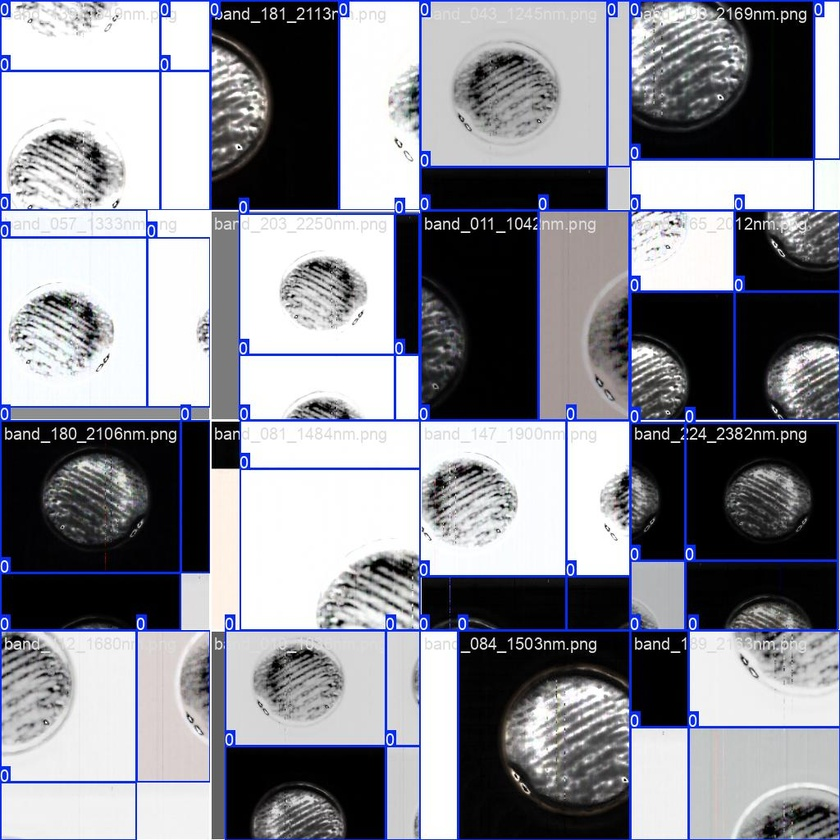
#> input picture yolo/runs/yolo12x_1/train_batch2.jpg, 840 x 840 px, shrunk from 1024 x 1024 before the run
$ python -i image_filters.py   (imports and definitions only)
#> lines starting #> are read from the running program, lines starting #| are printed output that depends on the picture
#> in enhance_pca_rgb, bgr is the input picture: shape (840, 840, 3); mean B, G, R 148.3, 139.7, 138.5
"""Image enhancement helpers for YOLO training inputs."""

from __future__ import annotations

from pathlib import Path

import cv2
import numpy as np


def apply_clahe_lab(bgr: np.ndarray, clip_limit: float = 2.0, tile_grid: int = 8) -> np.ndarray:
#> called with clip_limit = 2, tile_grid = 8
    lab = cv2.cvtColor(bgr, cv2.COLOR_BGR2LAB)
#> lab: shape (840, 840, 3); mean of channels 0, 1, 2 143.2, 130.5, 123.4
    l, a, b = cv2.split(lab)
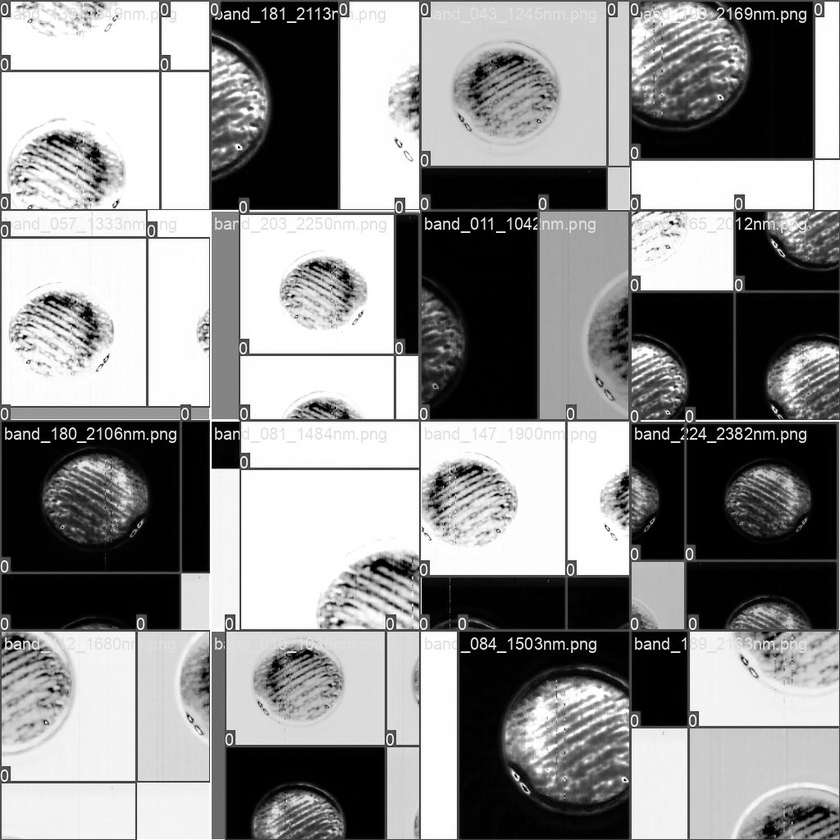
#> l: shape (840, 840); min 0, max 255, mean 143.2
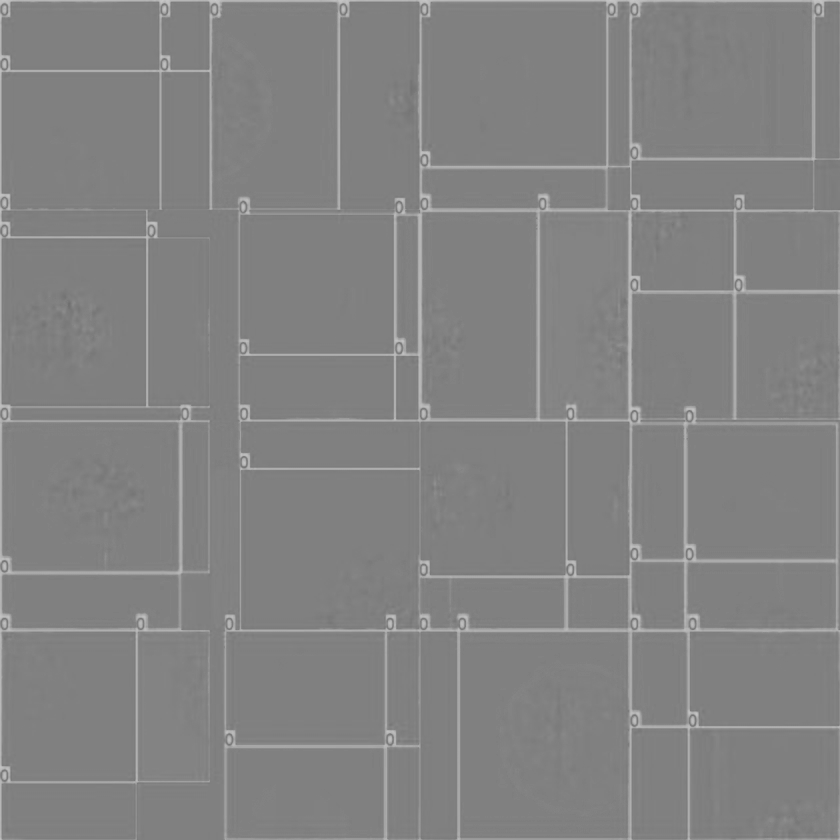
#> a: shape (840, 840); min 111, max 199, mean 130.5
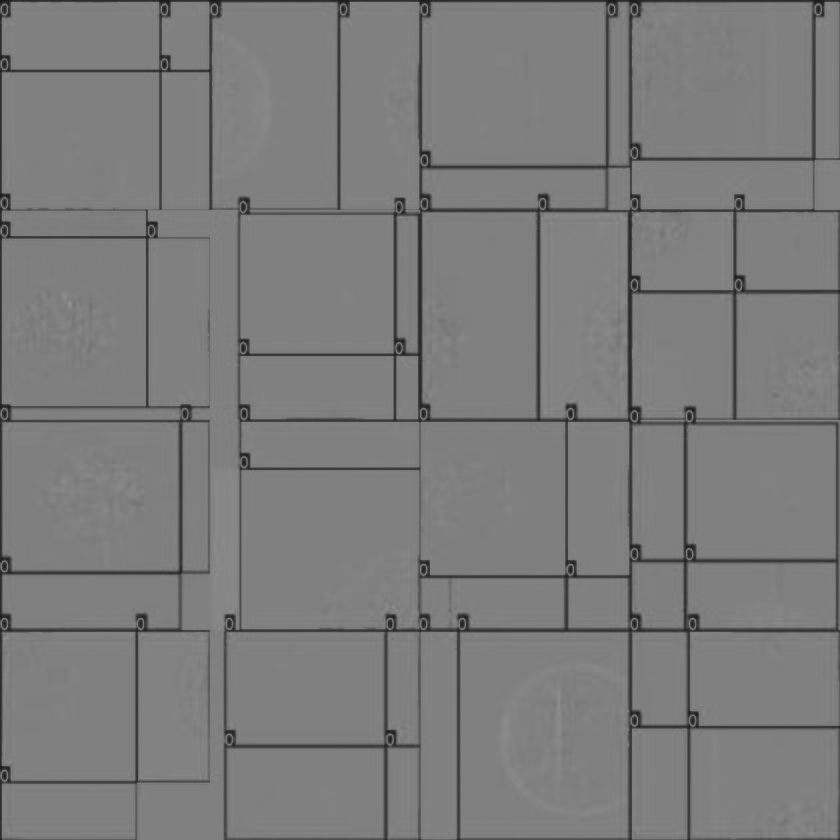
#> b: shape (840, 840); min 25, max 143, mean 123.4
    clahe = cv2.createCLAHE(clipLimit=clip_limit, tileGridSize=(tile_grid, tile_grid))
    l = clahe.apply(l)
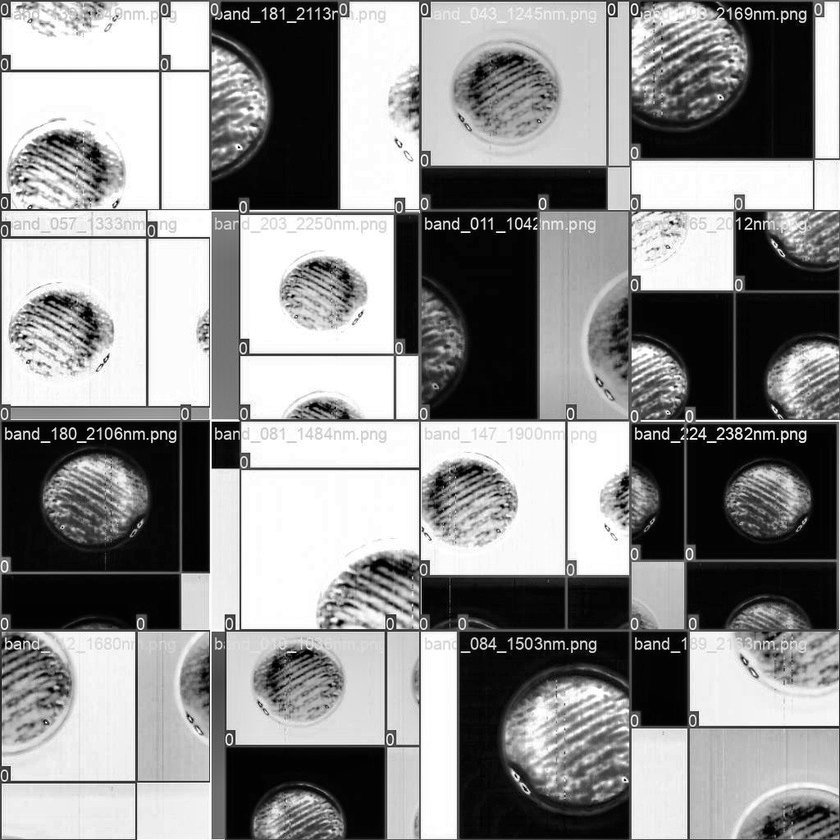
#> l: shape (840, 840); min 0, max 255, mean 142.2
    lab = cv2.merge([l, a, b])
#> lab: shape (840, 840, 3); mean of channels 0, 1, 2 142.2, 130.5, 123.4
    return cv2.cvtColor(lab, cv2.COLOR_LAB2BGR)
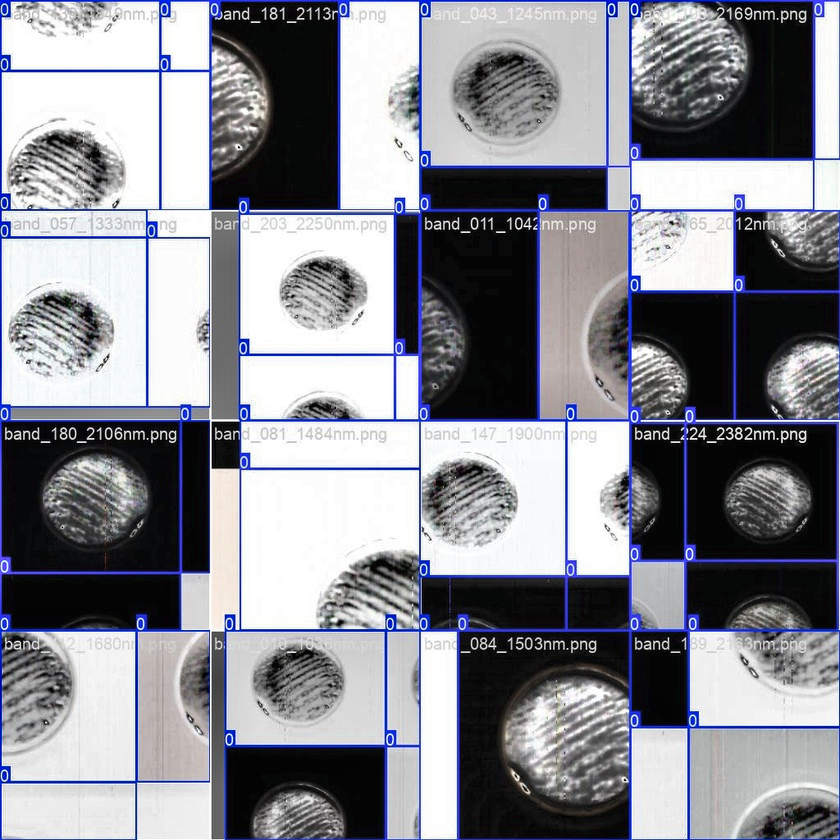
#> returned value: shape (840, 840, 3); mean B, G, R 147.4, 138.9, 137.8


def unsharp_mask(bgr: np.ndarray, sigma: float = 1.0, amount: float = 0.5) -> np.ndarray:
#> called with sigma = 1, amount = 0.5
    if amount <= 0:
        return bgr
    blur = cv2.GaussianBlur(bgr, (0, 0), sigmaX=sigma, sigmaY=sigma)
    return cv2.addWeighted(bgr, 1.0 + amount, blur, -amount, 0)


def enhance_pca_rgb(
    image_path: Path,
    output_path: Path,
    clip_limit: float = 2.0,
    tile_grid: int = 8,
    sharpen_sigma: float = 1.0,
    sharpen_amount: float = 0.5,
) -> Path:
    """Apply light corrections (CLAHE + unsharp mask) to PCA pseudo-RGB."""
    bgr = cv2.imread(str(image_path), cv2.IMREAD_COLOR)
    if bgr is None:
        raise FileNotFoundError(f"Não foi possível ler a imagem: {image_path}")
    corrected = apply_clahe_lab(bgr, clip_limit=clip_limit, tile_grid=tile_grid)
    corrected = unsharp_mask(corrected, sigma=sharpen_sigma, amount=sharpen_amount)
#> (the run stopped early here; a loop or call above may not have finished)
